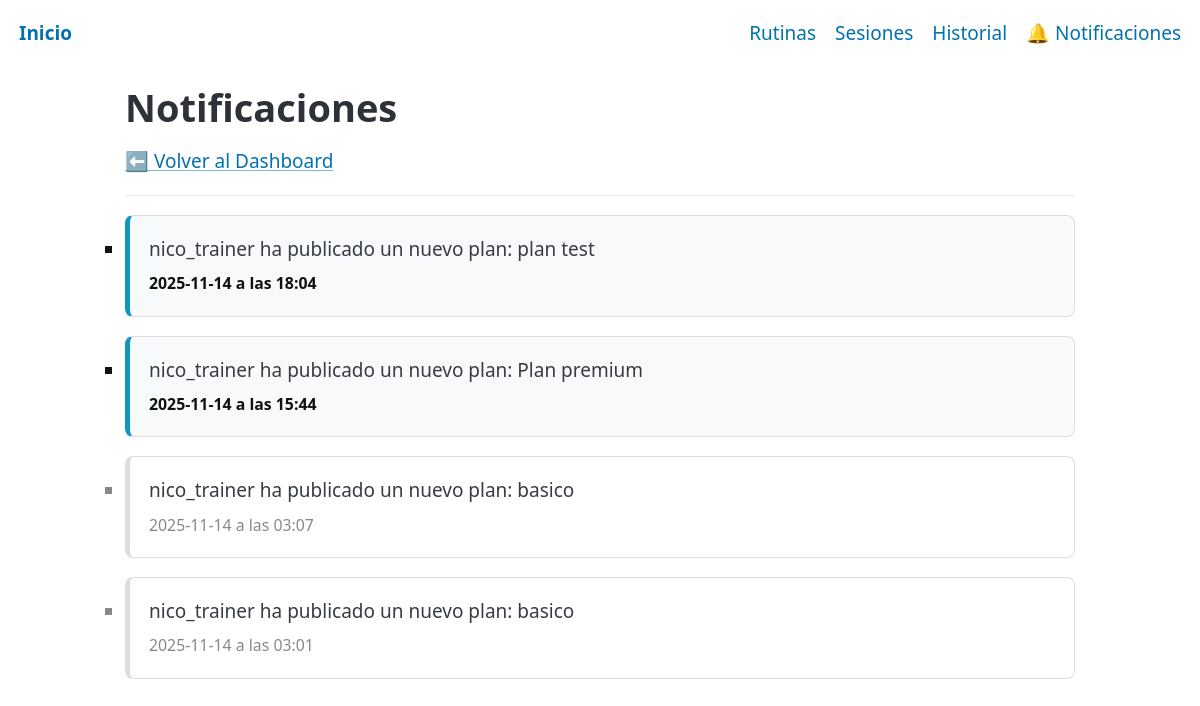
Screenshot of /notifications/ (signed in) with the database file from the repository.
### app/models/notification.py (models this page shows)
class Notification(Base):
    __tablename__ = "notifications"
    id = Column(Integer, primary_key=True, index=True)
    message = Column(String, nullable=False)
    is_read = Column(Boolean, default=False, nullable=False)
    created_at = Column(DateTime, default=func.now)
    user_id = Column(Integer, ForeignKey("users.id"), nullable=False)
    user = relationship("User", back_populates="notifications")

### app/api/routes/notifications.py (the view)
@router.get("/", response_class=HTMLResponse)
def get_my_notifications(
    request: Request,
    db: Session = Depends(get_db),
    current_user: User = Depends(get_current_user),
):
    notifications = (
        db.query(Notification)
        .filter(Notification.user_id == current_user.id)
        .order_by(Notification.created_at.desc())
        .all()
    )
    return templates.TemplateResponse(
        "notifications.html", {"request": request, "notifications": notifications}
    )

### app/templates/notifications.html (shortened to what this page needs)
{% extends "base.html" %}
{% block content %}
{% set has_unread = false %}
{% for notif in notifications %}
    {% if not notif.is_read %}
        {% set has_unread = true %}
    {% endif %}
{% endfor %}
<div style="display: flex; justify-content: space-between; align-items: center;">
    <h1>Notificaciones</h1>
</div>
<a href="/dashboard">⬅ Volver al Dashboard</a>
<hr>
{% if notifications %}
    <ul style="list-style: none; padding: 0;">
    {% for notif in notifications %}
        <li class="notification-item {% if not notif.is_read %}unread{% endif %}">
            <p style="margin: 0 0 0.25rem 0;">{{ notif.message }}</p>
            <small>
                {{ notif.created_at.strftime('%Y-%m-%d a las %H:%M') }}
            </small>
        </li>
    {% endfor %}
    </ul>
{% else %}
    <p>No tenés notificaciones.</p>
{% endif %}
{% endblock %}

### app/templates/base.html (style rules this page uses)
.notification-item { border: 1px solid #ddd; padding: 1em; margin-bottom: 1em; border-radius: 8px; background-color: #fff; color: #888; border-left: 5px solid #ddd; transition: all 0.3s ease; }
.notification-item.unread { background-color: #f8f9fa; color: #111; font-weight: 600; border-left: 5px solid #1095c1; }

### rows the page displays
Notification: message "nico_trainer ha publicado un nuevo plan: plan test", created_at "2025-11-14 a las 18:04"
Notification: message "nico_trainer ha publicado un nuevo plan: Plan premium", created_at "2025-11-14 a las 15:44"
Notification: message "nico_trainer ha publicado un nuevo plan: basico", created_at "2025-11-14 a las 03:07"
Notification: message "nico_trainer ha publicado un nuevo plan: basico", created_at "2025-11-14 a las 03:01"
